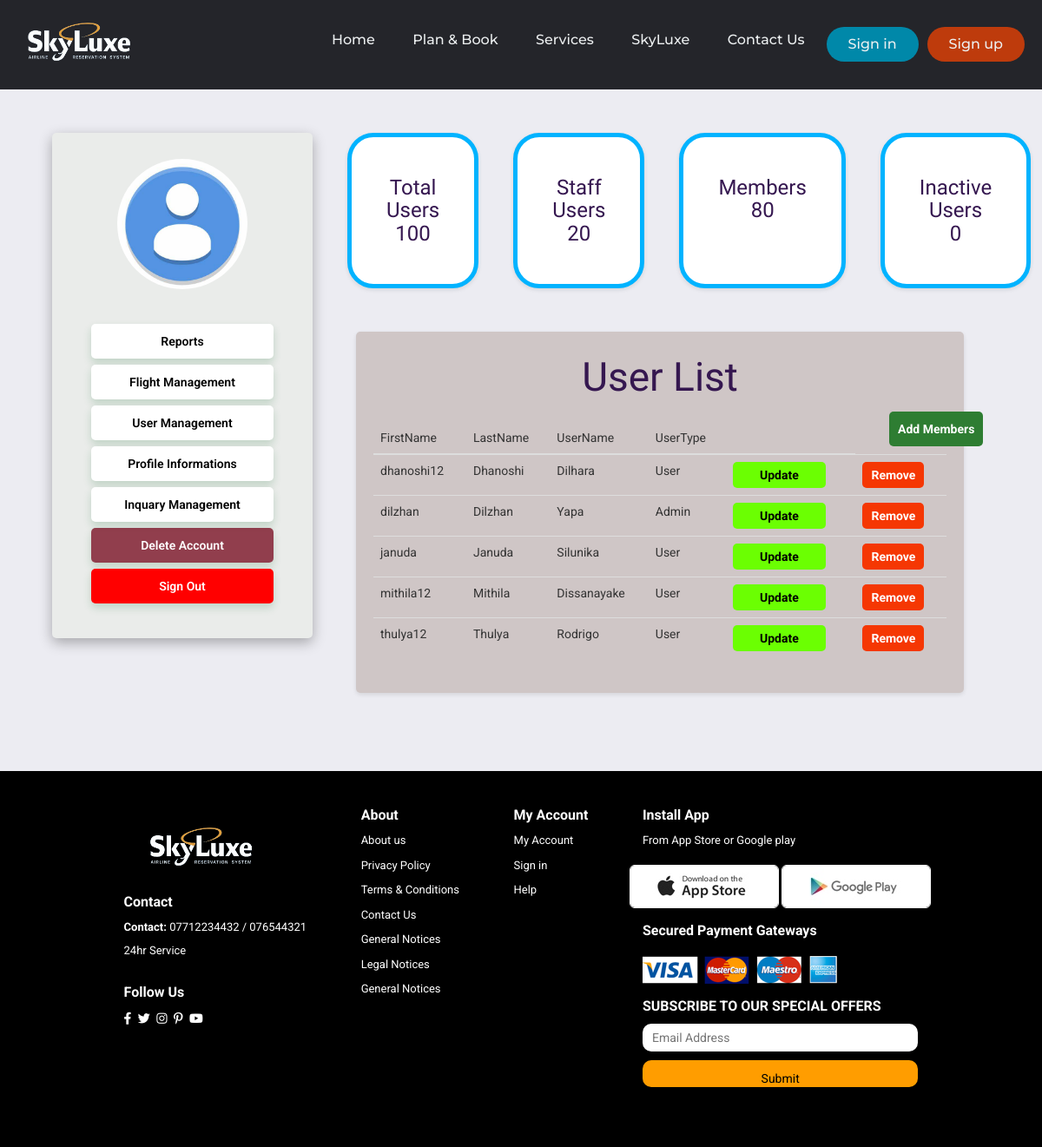
/Pages/usermanagementj.php, run on an earlier commit of the app's database.
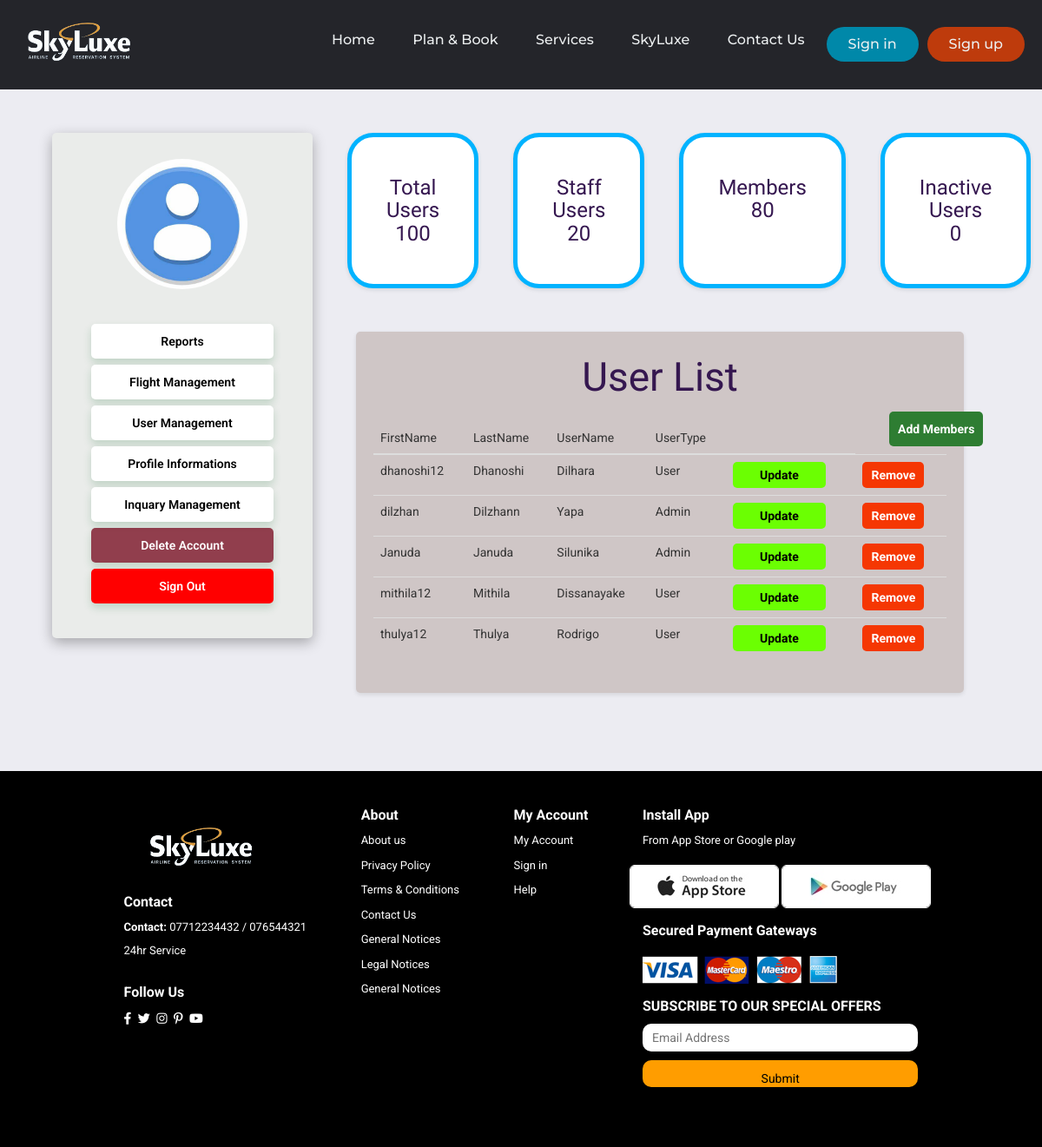
And on a later commit of the database.
### tables this page shows
CREATE TABLE `user` (
  `Username` char(12) NOT NULL,
  `FirstName` varchar(30) NOT NULL,
  `LastName` varchar(30) NOT NULL,
  `Address` varchar(100) NOT NULL,
  `Mobile` varchar(20) NOT NULL,
  `Email` varchar(50) NOT NULL,
  `Password` char(16) NOT NULL,
  `Is_Admin` tinyint(1) NOT NULL
);

### Pages/usermanagementj.php (the view, shortened to what this page needs)
<!DOCTYPE html>
<html lang="en">
<head>
    <link rel="stylesheet" href="https://maxcdn.bootstrapcdn.com/bootstrap/3.4.1/css/bootstrap.min.css">
    <link rel="stylesheet" type="text/css" href="../styles/usermanagement.css">
    <link rel="stylesheet" type="text/css" href="../styles/generalStyle.css">
    <link rel="stylesheet" type="text/css" href="../styles/dashboard.css">
<body>
    <?php include "../config/header.php" ?>
    <div class="body-content">
            <div class="userDashboardMenu">
                <div class="user">
                    <div class="profilePic">
                        <img src="../images/userProfilePic.jpeg" alt="user">
                    </div>
                </div>
                <div class="navList">
                    <ul class="linkList">
                        <li onclick="window.location.href = 'adminReport.php';"> Reports</li>
                        <li onclick="window.location.href = 'flightManagement.php';"> Flight Management </li>
                        <li onclick="window.location.href = 'usermanagementj.php';"> User Management </li>
                        <li onclick="window.location.href = 'adminDashboard.php';"> Profile Informations </li>
                        <li onclick="window.location.href = 'inquaryManagement.php';"> Inquary Management </li>
                        <li style="background-color: rgba(125, 23, 41, 0.81); color:#fff" onclick=" if(window.confirm('Do you want to Delete Your Account?')){document.location = '../Process/signOut-Process.php';}"> Delete Account </li>
                        <li style="background-color: #f00;color:#fff" onclick=" if(window.confirm('Do you want to Sign Out?')){document.location = '../Process/signOut-Process.php';}"> Sign Out </li>
                    </ul>
                </div>
            </div>
    <div class="content">
    <div class="basics">
        <div class="tusers">
            <h3>Total Users<br><span>100</span></h3>
        </div>
        <div class="susers">
            <h3>Staff Users<br><span>20</span></h3>
        </div>
        <div class="members">
            <h3>Members<br><span>80</span></h3>
        </div>
        <div class="iusers">
            <h3>Inactive Users<br><span>0</span></h3>
        </div>
    </div>
    <div class="userlistJ">
        <div class="userList">
            <h2>User List</h2>
            <table class="table table-hover table-dark">
                <thead>
                    <tr>
                        <th scope="col">FirstName</th>
                        <th scope="col">LastName</th>
                        <th scope="col">UserName</th>
                        <th scope="col">UserType</th>
                        <th scope="col"> <div class="addmem" onclick="toggleForm()"><button>Add Members</button></div>
                        </th>
                    </tr>
                </thead>
                <tbody>
                    <?php
                    include "../config/janudadbConnect.php";
                    $user_get = "SELECT username,firstname,lastname,is_admin FROM user";
                    $result = mysqli_query($conn, $user_get);
                    if (mysqli_num_rows($result) > 0) {
                        foreach ($result as $userd) {
                        ?>
                            <tr>
                                <td><?php echo $userd['username']; ?></td>
                                <td><?php echo $userd['firstname']; ?></td>
                                <td><?php echo $userd['lastname']; ?></td>
                                <td><?php
                                    if ($userd['is_admin'] == 1) {
                                        echo "Admin";
                                    } else {
                                        echo "User";
                                    };
                                    ?>
                                </td>
                                <td>
                                    <a href="update.php?username=<?php echo $userd['username']; ?>"><div class="updateBtn"><button>Update</button></div></a>
                                </td>
                                <td>
                                    <form action="codej.php" method="post">
                                    <button type="submit" name="removeBtn" class="removeBtn">Remove</button>
                                    </form>
                                </td>
                            </tr>
                        <?php
                        }
                    } else {
                        ?>
                        <tr>
                            <td colspan="6">No Users</td>
                        </tr>
                    <?php
                    }
                    ?>
                </tbody>
            </table>
        </div>
    </div>
        </div>
    </div>
    <?php include "../config/footer.php" ?>
</body>
</html>

What changed in the data, as far as the page shows it:
removed user: Username "januda", FirstName "Januda", LastName "Silunika", Is_Admin "User"
changed user "dilzhan": FirstName "Dilzhan" → "Dilzhann"
added user: Username "Januda", FirstName "Januda", LastName "Silunika", Is_Admin "Admin"
